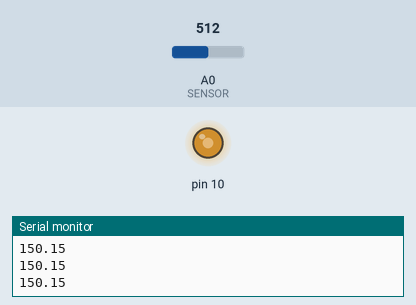
Recording of a sketch running on a simulated Arduino Uno, built with avr-gcc and run on an emulated ATmega328P. On the bench: output pins drawn as LEDs (lit = HIGH), the last lines printed to the serial monitor. Inputs (shaded band) come from the test bench; at power-on: A0 (SENSOR) = 512.

Above: at 1.2 s.
1.3 s: A0 (SENSOR) set to 716
At 2.3 s:
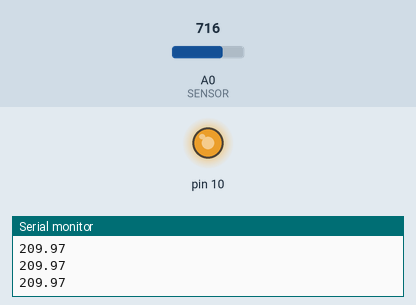
2.8 s: A0 (SENSOR) set to 306
At 3.2 s:
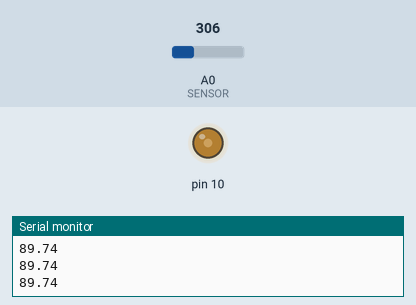
4.3 s: A0 (SENSOR) set to 122
At 5.5 s:
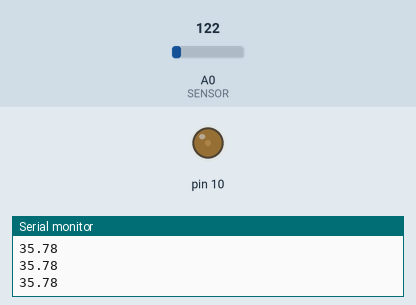
5.8 s: A0 (SENSOR) set to 0
At 6.7 s:
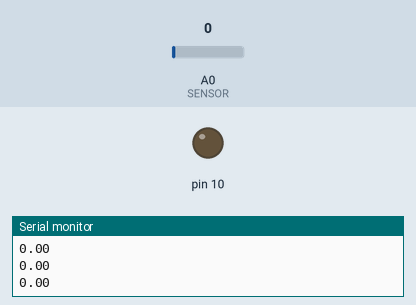
Timing chart, 0 to 8.3 s (numbered marks = the images above; inputs shaded):
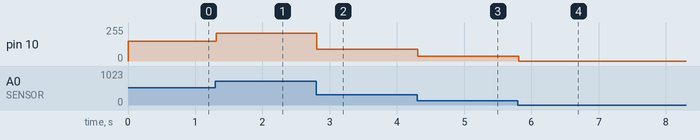

Measured:
- after the input at 1.3 s, pin 10: 150/255 → 209/255 at once
- after the input at 2.8 s, pin 10: 209/255 → 89/255 at once
- after the input at 4.3 s, pin 10: 89/255 → 35/255 at once
- after the input at 5.8 s, pin 10: 35/255 → 0/255 at once

The sketch:

dimmer.ino
```cpp
/*
Author: John Harrington

This program was created for a course in Embedded Systems, Lab 2.

This program uses the Arduino to control the brightness of an LED light dependent upon the
degrees a sensor is turned.
*/


#define SENSOR A0
#define ADC_REF 5
#define VCC 5
#define FULL_ANGLE 300


void setup() {
  Serial.begin(9600);
  pinMode(SENSOR, INPUT);
  pinMode(10, OUTPUT);
}

void loop() {

  float voltage;
  int sensor_value = analogRead(SENSOR);
  voltage = (float)sensor_value * ADC_REF / 1023;
  float degrees = (voltage * FULL_ANGLE) / VCC;
  Serial.println(degrees);

  //angle of 300 corresponds to writing 255
  if (degrees >= 255) {
    analogWrite(10, 255);
  }
  else {
    analogWrite(10, degrees);
  }
}
```
